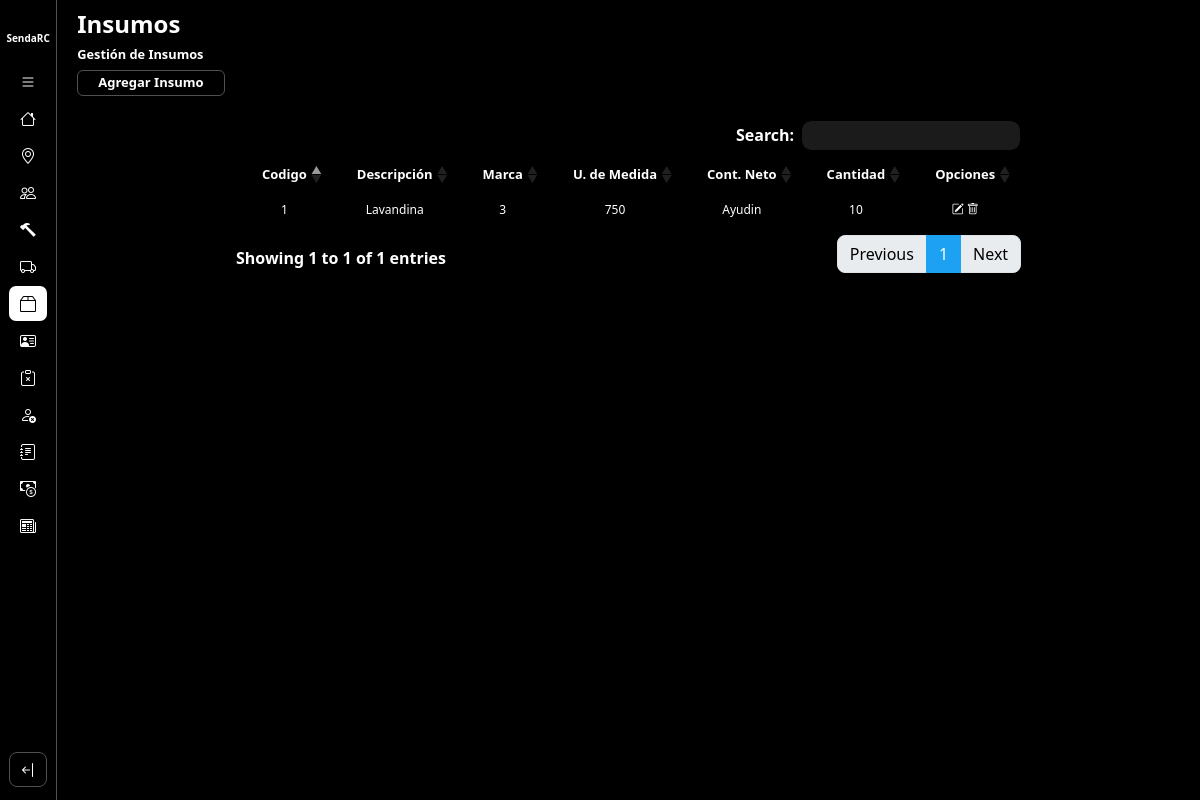
The page /gestionInsumos/ on the database as committed earlier.
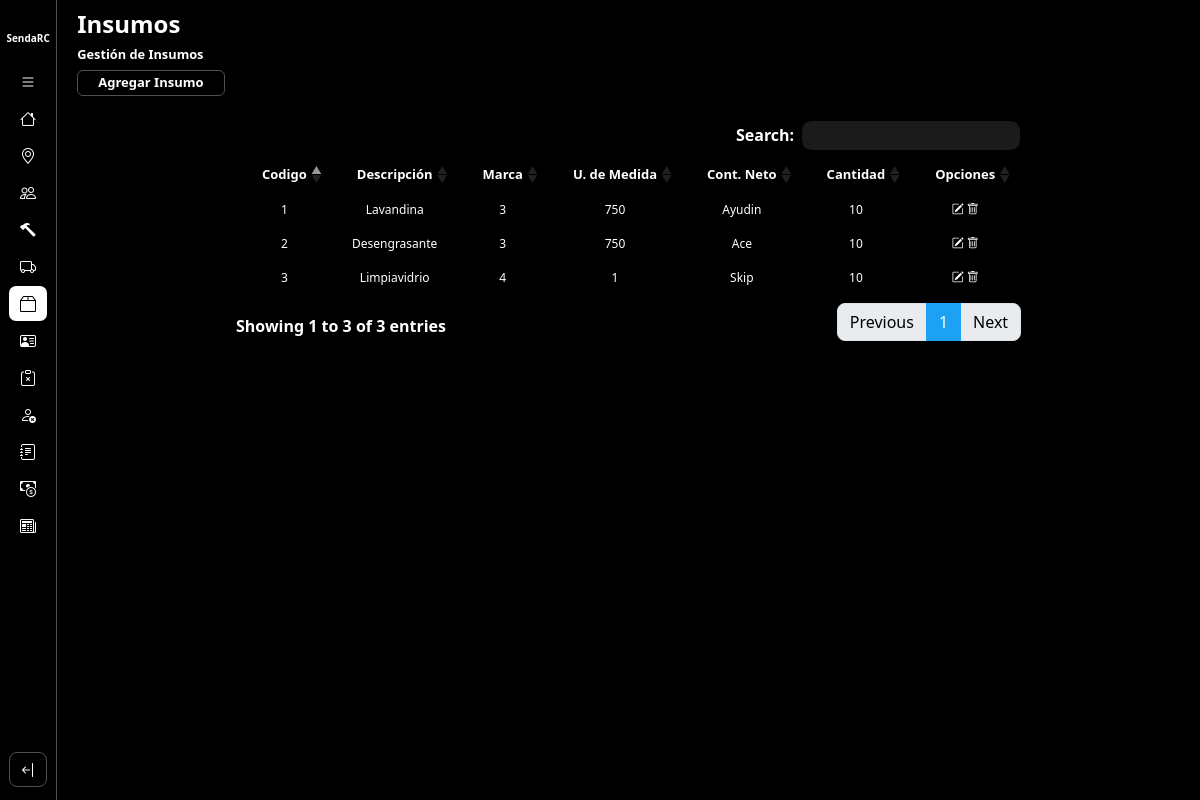
The same page on the database as committed later.
### core/models.py (models this page shows, shortened)
class Insumo(models.Model):
    UNIDAD = {
        (1, 'gr'),
        (2, 'Kg'),
        (3, 'ml'),
        (4, 'Lts')
    }
    descripcion = models.CharField(max_length=50)
    unidad_med = models.IntegerField(choices=UNIDAD)
    contenido_neto = models.IntegerField()
    marca = models.CharField(max_length=50)
    cantidad = models.IntegerField()
    activo = models.BooleanField(default=True)

### core/views.py (the view)
# urls.py: path('gestionInsumos/', gestionInsumos.as_view(), name = 'gestionInsumos'),
class gestionInsumos(ListView):
    model = Insumo
    template_name = 'insumo/gestionInsumos.html'
    context_object_name = 'insumos'

### core/templates/insumo/gestionInsumos.html (shortened to what this page needs)
{% extends 'layouts/baseGestion.html' %}
{% load static %}
{% block extracss %}{{block.super}}
<link href="{% static 'css/baseGestion.css' %}" rel="stylesheet" />
{% endblock %}
{% block title %}
    <h1>Insumos</h1>
    <h2>Gestión de Insumos</h2>
    <a href="{% url 'altaInsumo' %}" class="btn-agregarEntidad">Agregar Insumo</a>
{% endblock %}
{% block listado %}
<table class="table table-striped table-dark">
    <thead>
        <tr>
            <th scope="col">Codigo</th>
            <th scope="col">Descripción</th>
            <th scope="col">Marca</th>
            <th scope="col">U. de Medida</th>
            <th scope="col">Cont. Neto</th>
            <th scope="col">Cantidad</th>
            <th scope="col">Opciones</th>
        </tr>
    </thead>
    <tbody>
        {% for insumo in insumos %}
            <tr class="fila-tabla">
                <td scope="row">{{ insumo.pk }} </td>
                <td scope="row">{{ insumo.descripcion }} </td>
                <td scope="row">{{ insumo.unidad_med }} </td>
                <td scope="row">{{ insumo.contenido_neto }} </td>
                <td scope="row">{{ insumo.marca }} </td>
                <td scope="row">{{ insumo.cantidad }} </td>
                <td scope="row">
                    <a href="{% url 'modificarInsumo' insumo.pk %}" class="opcion"><i class="bi bi-pencil-square"></i></i></a>
                    <button href="#" class="opcion"><i class="bi bi-trash"></i></button>
                </td>
            </tr>
        {% endfor %}
    </tbody>
</table>
{% endblock %}

### SendaRC/templates/layouts/baseGestion.html (shortened to what this page needs)
{% extends 'layouts/baseInicio.html' %}
{% load static %}
{% block extracss %}
    {{block.super}}
    <link href="{% static 'css/baseGestion.css' %}" rel="stylesheet"/>
{% endblock %}
{% block seccion-main %}
        <div class="seccion-cabecera">
            {% block title %}
            {% endblock %}
        </div>
        <div class="secccion-listado">
            {% block listado %}
            {% endblock %}
        </div>
{% endblock %}

### SendaRC/templates/layouts/baseInicio.html (shortened to what this page needs)
{% extends 'layouts/base.html' %}
{% load static %}
{% block extracss %}
    <link href="{% static 'css/baseInicio.css' %}" rel="stylesheet" />
{% endblock %}
{% block container %}
<main class="container-main">
    <aside class="nav-container">
        <nav class="navbar d-flex flex-column flex-shrink-0 bg-body-tertiary">
            <a href="/" class="d-block p-3 link-body-emphasis text-decoration-none" data-bs-toggle="tooltip"
                data-bs-placement="right" data-bs-original-title="Icon-only">
                <span class="icono-sendaRC">SendaRC</span>
            </a>
            <ul class="list-navbar nav nav-pills nav-flush flex-column mb-auto text-center">
                <li class="nav-item" id="expand-button">
                    <button id="btn-toExpand" href="#" class="nav-link py-3 rounded-2" aria-current="page" data-bs-toggle="tooltip"
                        data-bs-placement="right" aria-label="open-bar" data-bs-original-title="open-bar">
                        <i class="bi bi-list"></i>
                    </button>
                </li>
                <li class="nav-item {% if request.path == '/home/' %}active{% endif %}">
                    <a href="{% url 'home' %}" class="nav-link py-3 rounded-2" aria-current="page" data-bs-toggle="tooltip"
                        data-bs-placement="right" aria-label="Home" data-bs-original-title="Home">
                        <i class="bi bi-house"></i>
                    </a>
                </li>
                <li class="nav-item {% if request.path == '/gestionLocalidad/' or request.path == '/altaLocalidad/' %}active{% endif %}">
                    <a href="{% url 'gestionLocalidad' %}" class="nav-link py-3 rounded-2" aria-current="page" data-bs-toggle="tooltip"
                        data-bs-placement="right" aria-label="Localidades" data-bs-original-title="Localidades">
                        <i class="bi bi-geo-alt"></i>
                    </a>
                </li>
                <li class="nav-item {% if request.path == '/gestionEmpleado/' or request.path == '/altaEmpleado/' %}active{% endif %}">
                    <a href="{% url 'gestionEmpleado' %}" class="nav-link py-3 rounded-2" aria-current="page" data-bs-toggle="tooltip"
                        data-bs-placement="right" aria-label="Empleados" data-bs-original-title="Empleados">
                        <i class="bi bi-people"></i>
                    </a>
                </li>
                <li class="nav-item {% if request.path == '/gestionMaquinaria/' or request.path == '/altaMaquinaria/' %}active{% endif %}">
                    <a href="{% url 'gestionMaquinaria' %}" class="nav-link py-3 rounded-2" aria-current="page" data-bs-toggle="tooltip"
                        data-bs-placement="right" aria-label="Maquinarias" data-bs-original-title="Maquinarias">
                        <i class="bi bi-hammer"></i>
                    </a>
                </li>
                <li class="nav-item {% if request.path == '/gestionTipoServicio/' or request.path == '/altaTipoServicio/' %}active{% endif %}">
                    <a href="{% url 'gestionTipoServicio' %}" class="nav-link py-3 rounded-2" aria-current="page" data-bs-toggle="tooltip"
                        data-bs-placement="right" aria-label="TipoServicios" data-bs-original-title="TipoServicios">
                        <i class="bi bi-truck"></i>
                    </a>
                </li>
                <li class="nav-item {% if request.path == '/gestionInsumos/' or request.path == '/altaInsumo/' %}active{% endif %}">
                    <a href="{% url 'gestionInsumos' %}" class="nav-link py-3 rounded-2" aria-current="page" data-bs-toggle="tooltip"
                        data-bs-placement="right" aria-label="Insumos" data-bs-original-title="Insumos">
                        <i class="bi bi-box2"></i>
                    </a>
                </li>
                <li class="nav-item {% if request.path == '/gestionClientes/' or request.path == '/altaCliente/' %}active{% endif %}">
                    <a href="{% url 'gestionClientes' %}" class="nav-link py-3 rounded-2" aria-current="page" data-bs-toggle="tooltip"
                        data-bs-placement="right" aria-label="Clientes" data-bs-original-title="Clientes">
                        <i class="bi bi-person-vcard"></i>
                    </a>
                </li>
                <li class="nav-item">
                    <a href="#" class="nav-link py-3 rounded-2" aria-current="page" data-bs-toggle="tooltip"
                        data-bs-placement="right" aria-label="Reclamos" data-bs-original-title="Reclamos">
                        <i class="bi bi-clipboard-x"></i>
                    </a>
                </li>
                <li class="nav-item {% if request.path == '/gestionSanciones/' or request.path == '/altaSancion/' %}active{% endif %}">
                    <a href="{% url 'gestionSanciones' %}" class="nav-link py-3 rounded-2" aria-current="page" data-bs-toggle="tooltip"
                        data-bs-placement="right" aria-label="Sanciones" data-bs-original-title="Sanciones">
                        <i class="bi bi-person-x"></i>
                    </a>
                </li>
                <li class="nav-item">
                    <a href="#" class="nav-link py-3 rounded-2" aria-current="page" data-bs-toggle="tooltip"
                        data-bs-placement="right" aria-label="Asistencias" data-bs-original-title="Asistencias">
                        <i class="bi bi-journal-text"></i>
                    </a>
                </li>
                <li class="nav-item {% if request.path == '/gestionServicios/' %}active{% endif %}">
                    <a href="{% url 'gestionServicios' %}" class="nav-link py-3 rounded-2" aria-current="page" data-bs-toggle="tooltip"
                        data-bs-placement="right" aria-label="Presupuestos" data-bs-original-title="Presupuestos">
                        <i class="bi bi-cash-coin"></i>
                    </a>
                </li>
                <li class="nav-item">
                    <a href="#" class="nav-link py-3 rounded-2" aria-current="page" data-bs-toggle="tooltip"
                        data-bs-placement="right" aria-label="Facturas" data-bs-original-title="Facturas">
                        <i class="bi bi-newspaper"></i>
                    </a>
                </li>
            </ul>
            <div class="container-btn-cerrar-sesion">
                <button class="cerrar-sesion-btn btn btn-primary d-inline-flex align-items-center" type="button">
                    <i class="bi bi-arrow-bar-left"></i>
                </button>
            </div>
        </nav>
    </aside>
    <section class="container-seccion-main">
        {% block seccion-main %}
        {% endblock %}
    </section>
</main>
{% endblock %}

### SendaRC/templates/layouts/base.html (shortened to what this page needs)
{% load static %}
<!DOCTYPE html>
<html lang="en">
<head>
  <link href="{% static 'libs/bootstrap/css/bootstrap.css' %}" rel="stylesheet">
  <link rel="stylesheet" href="{% static 'libs/dataTables/css/dataTables.bootstrap5.min.css' %}">
  <link href="{% static 'css/base.css' %}" rel="stylesheet"/>
  <link href="{% static 'libs/jqueryToast/src/jquery.toast.css'%}" rel="stylesheet"/>
  <link rel="stylesheet" href="https://cdn.jsdelivr.net/npm/bootstrap-icons@1.11.1/font/bootstrap-icons.css">
  <link href="{% static 'libs/select2/css/select2.min.css'%}" rel="stylesheet" />
  {% block extracss %}{% endblock %}
</head>
<body>
  {% block container %}
  {% endblock %}
</body>
</html>

### static/css/base.css (style rules this page uses)
* { margin: 0; padding: 0; box-sizing: border-box; }
body { background-color: black; }

### static/css/baseInicio.css (style rules this page uses)
.container-main { display: flex; width: 100%; height: 100%; }
.container-seccion-main { width: 100%; height: 100vh; }
.nav-container { width: 60px; height: 100vh; border-right: 1px solid #505050; transition: all 0.3s ease-in-out; overflow: hidden; }
.nav-item { border-radius: 7px; }
.navbar { background-color: black !important; height: 100%; align-content: center; }
.nav-link { width: 38px; height: 35px; display: flex; justify-content: center; align-items: center; color: white; }
.list-navbar { gap: 2px; }
.container-btn-cerrar-sesion > button { width: 38px !important; height: 35px !important; background-color: black; border: 1px solid #505050; display: flex; justify-content: center; align-items: center; color: white; margin-bottom: 5px; }
.icono-sendaRC { color: white; font-weight:bold; font-size: 10px; }
.active { background-color: white; }
.active > a > i { color: #000; }
#btn-toExpand { background:none; color: #fff; }

### static/css/baseGestion.css (style rules this page uses)
.seccion-cabecera { color: #FFF; width: 100%; height: 15%; padding-left: 20px; padding-top: 10px; display: flex; flex-direction: column; align-items: start; }
.seccion-cabecera > h1 { font-size: 1.5rem; font-weight: 700; }
.seccion-cabecera > h2 { font-size: 0.8rem; font-weight: 700; }
.secccion-listado { height: 85%; display: flex; justify-content: center; }
.table>tbody>tr:nth-child(odd)>td, .table>thead>tr:nth-child(odd)>th { background-color: #000; }
.table>tbody>tr:nth-child(even)>td, .table>tbody>tr:nth-child(even)>th { background-color: #000; }
.table.dataTable thead th { text-align: center; }
.table.dataTable tbody td { text-align: center; }
.table thead { font-size: 13px; }
.table tbody { font-size: 12px; }
.seccion-cabecera > a { color: #FFF; font-size: 13px; border-radius: 6px; text-decoration: none; font-weight: 700; border: 1px solid #505050; padding-inline: 20px; padding-block: 2px; background-color: #000; transition: background-color 0.1s ease-in-out; }
.opcion { background: none; border: none; color: #fff; }

Rows that differ between the two databases and show on the page:
added Insumo: pk "2", descripcion "Desengrasante", unidad_med "3", contenido_neto "750", marca "Ace", cantidad "10"
added Insumo: pk "3", descripcion "Limpiavidrio", unidad_med "4", contenido_neto "1", marca "Skip", cantidad "10"
Other text that changed with them:
text written by a page script: "Search: Showing 1 to 1 of 1 entries Previous 1 Next" → "Search: Showing 1 to 3 of 3 entries Previous 1 Next"
